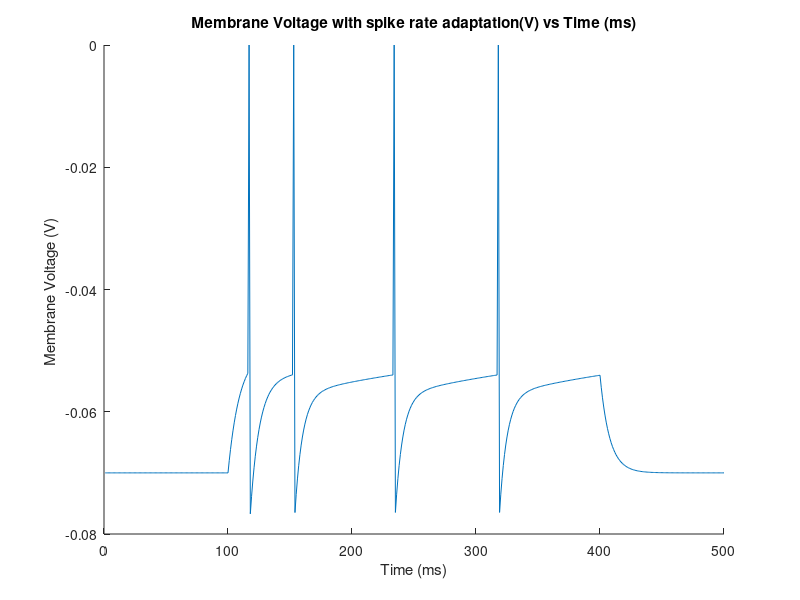

Here is the MATLAB script that generated this plot:
% From Question
Vrest = -70E-3; 
R_m = 10E6; 
tao = 10E-3; 
Vm = -70E-3;
Vth = -54E-3;
Vreset = -80E-3; 
time = 0.5; 

% Chosen values
Vspike = 0; 
dt = 1E-3;
I_max = 2E-9;

% rsa value from question 
tao_sra = 100E-3;
dg_sra = 0.3;
V_k = -70E-3; 
r_sra = 1; 
g_sra_init = 0; 
g_sra = g_sra_init; 



iterations =  time/dt;
I = zeros(iterations, 1); 
I(0.2* iterations + 1 : 0.8 * iterations) = I_max; 

% iterate through phase timesteps
for n= 1:iterations 

    % Manual Spikes 
    if Vm >= Vth
        V(n, 1) = Vspike;
        Vm = Vreset;
        g_sra += dg_sra; 

    % Use the membrane equation
    else 
        dv = (1/tao) * ((-1* Vm) + Vrest + R_m*I(n,1) - g_sra * r_sra * (Vm - V_k) ) * dt 
        Vm = Vm + dv;
        
        % Spike rate adaptation variable updates
        dg = (-1 * g_sra/tao_sra) * dt
        g_sra = g_sra + dg; 
        V(n, 1) = Vm; 
    end 
end

hold on 
xlabel('Time (ms)')
ylabel('Membrane Voltage (V) ')
title('Membrane Voltage with spike rate adaptation(V) vs Time (ms)')
plot(V); 
hold off

